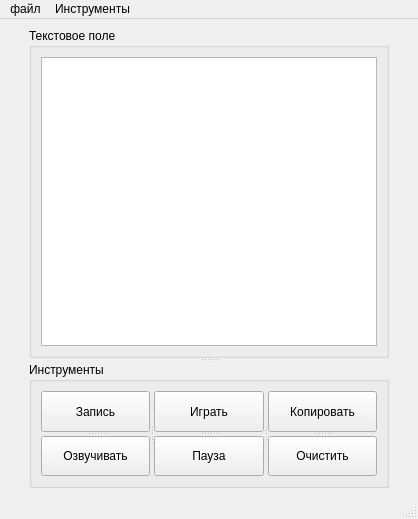
<?xml version="1.0" encoding="UTF-8"?>
<ui version="4.0">
 <class>MainWindow</class>
 <widget class="QMainWindow" name="MainWindow">
  <property name="geometry">
   <rect>
    <x>0</x>
    <y>0</y>
    <width>418</width>
    <height>519</height>
   </rect>
  </property>
  <property name="windowTitle">
   <string>MainWindow</string>
  </property>
  <widget class="QWidget" name="centralwidget">
   <layout class="QHBoxLayout" name="horizontalLayout_2">
    <item>
     <spacer name="verticalSpacer_3">
      <property name="orientation">
       <enum>Qt::Vertical</enum>
      </property>
      <property name="sizeHint" stdset="0">
       <size>
        <width>20</width>
        <height>40</height>
       </size>
      </property>
     </spacer>
    </item>
    <item>
     <widget class="QSplitter" name="splitter_4">
      <property name="orientation">
       <enum>Qt::Vertical</enum>
      </property>
      <widget class="QGroupBox" name="groupBox_text_field">
       <property name="title">
        <string>Текстовое поле</string>
       </property>
       <layout class="QHBoxLayout" name="horizontalLayout">
        <item>
         <widget class="QPlainTextEdit" name="plainTextEdit">
          <property name="lineWrapMode">
           <enum>QPlainTextEdit::NoWrap</enum>
          </property>
         </widget>
        </item>
       </layout>
      </widget>
      <widget class="QGroupBox" name="groupBox_tools">
       <property name="title">
        <string>Инструменты</string>
       </property>
       <layout class="QVBoxLayout" name="verticalLayout">
        <item>
         <widget class="QSplitter" name="splitter">
          <property name="orientation">
           <enum>Qt::Horizontal</enum>
          </property>
          <widget class="QSplitter" name="splitter_1">
           <property name="orientation">
            <enum>Qt::Vertical</enum>
           </property>
           <widget class="QPushButton" name="btn_record">
            <property name="cursor">
             <cursorShape>PointingHandCursor</cursorShape>
            </property>
            <property name="text">
             <string>Запись</string>
            </property>
            <property name="icon">
             <iconset>
              <normaloff>image/icon_record.svg</normaloff>image/icon_record.svg</iconset>
            </property>
            <property name="shortcut">
             <string>Alt+M</string>
            </property>
           </widget>
           <widget class="QPushButton" name="btn_vocalize">
            <property name="cursor">
             <cursorShape>PointingHandCursor</cursorShape>
            </property>
            <property name="text">
             <string>Озвучивать</string>
            </property>
            <property name="icon">
             <iconset>
              <normaloff>image/icon_volume.svg</normaloff>image/icon_volume.svg</iconset>
            </property>
            <property name="shortcut">
             <string>Alt+V</string>
            </property>
           </widget>
          </widget>
          <widget class="QSplitter" name="splitter_2">
           <property name="orientation">
            <enum>Qt::Vertical</enum>
           </property>
           <widget class="QPushButton" name="btn_play">
            <property name="cursor">
             <cursorShape>PointingHandCursor</cursorShape>
            </property>
            <property name="text">
             <string>Играть</string>
            </property>
            <property name="icon">
             <iconset>
              <normaloff>image/icon_play.svg</normaloff>image/icon_play.svg</iconset>
            </property>
           </widget>
           <widget class="QPushButton" name="btn_pause">
            <property name="cursor">
             <cursorShape>PointingHandCursor</cursorShape>
            </property>
            <property name="text">
             <string>Пауза</string>
            </property>
            <property name="icon">
             <iconset>
              <normaloff>image/icon_pause.svg</normaloff>image/icon_pause.svg</iconset>
            </property>
           </widget>
          </widget>
          <widget class="QSplitter" name="splitter_3">
           <property name="orientation">
            <enum>Qt::Vertical</enum>
           </property>
           <widget class="QPushButton" name="btn_copy">
            <property name="cursor">
             <cursorShape>PointingHandCursor</cursorShape>
            </property>
            <property name="text">
             <string>Копировать</string>
            </property>
            <property name="icon">
             <iconset>
              <normaloff>image/icon_copy.svg</normaloff>image/icon_copy.svg</iconset>
            </property>
            <property name="shortcut">
             <string>Alt+C</string>
            </property>
           </widget>
           <widget class="QPushButton" name="btn_clear">
            <property name="cursor">
             <cursorShape>PointingHandCursor</cursorShape>
            </property>
            <property name="text">
             <string>Очистить</string>
            </property>
            <property name="icon">
             <iconset>
              <normaloff>image/icon_trash.svg</normaloff>image/icon_trash.svg</iconset>
            </property>
            <property name="shortcut">
             <string>Alt+X</string>
            </property>
           </widget>
          </widget>
         </widget>
        </item>
       </layout>
      </widget>
     </widget>
    </item>
    <item>
     <spacer name="verticalSpacer_4">
      <property name="orientation">
       <enum>Qt::Vertical</enum>
      </property>
      <property name="sizeHint" stdset="0">
       <size>
        <width>20</width>
        <height>40</height>
       </size>
      </property>
     </spacer>
    </item>
   </layout>
  </widget>
  <widget class="QMenuBar" name="menubar">
   <property name="geometry">
    <rect>
     <x>0</x>
     <y>0</y>
     <width>418</width>
     <height>22</height>
    </rect>
   </property>
   <widget class="QMenu" name="menu_file">
    <property name="title">
     <string>файл</string>
    </property>
    <addaction name="action_add_document"/>
    <addaction name="action_open"/>
    <addaction name="action_clock_five"/>
    <addaction name="separator"/>
    <addaction name="action_save"/>
    <addaction name="separator"/>
    <addaction name="action_exit"/>
   </widget>
   <widget class="QMenu" name="menu_tools">
    <property name="title">
     <string>Инструменты</string>
    </property>
    <addaction name="action_record"/>
    <addaction name="action_vocalize"/>
    <addaction name="action_play"/>
    <addaction name="action_pause"/>
    <addaction name="action_copy"/>
    <addaction name="action_clear"/>
   </widget>
   <addaction name="menu_file"/>
   <addaction name="menu_tools"/>
  </widget>
  <widget class="QStatusBar" name="statusbar"/>
  <action name="action_record">
   <property name="icon">
    <iconset>
     <normaloff>image/icon_record.svg</normaloff>image/icon_record.svg</iconset>
   </property>
   <property name="text">
    <string>Записть</string>
   </property>
   <property name="shortcut">
    <string>Alt+M</string>
   </property>
  </action>
  <action name="action_vocalize">
   <property name="icon">
    <iconset>
     <normaloff>image/icon_volume.svg</normaloff>image/icon_volume.svg</iconset>
   </property>
   <property name="text">
    <string>Озвучивать</string>
   </property>
   <property name="shortcut">
    <string>Alt+V</string>
   </property>
  </action>
  <action name="action_play">
   <property name="icon">
    <iconset>
     <normaloff>image/icon_play.svg</normaloff>image/icon_play.svg</iconset>
   </property>
   <property name="text">
    <string>Играть</string>
   </property>
  </action>
  <action name="action_pause">
   <property name="icon">
    <iconset>
     <normaloff>image/icon_pause.svg</normaloff>image/icon_pause.svg</iconset>
   </property>
   <property name="text">
    <string>Пауза</string>
   </property>
  </action>
  <action name="action_copy">
   <property name="icon">
    <iconset>
     <normaloff>image/icon_copy.svg</normaloff>image/icon_copy.svg</iconset>
   </property>
   <property name="text">
    <string>Копировать</string>
   </property>
   <property name="shortcut">
    <string>Alt+C</string>
   </property>
  </action>
  <action name="action_clear">
   <property name="icon">
    <iconset>
     <normaloff>image/icon_trash.svg</normaloff>image/icon_trash.svg</iconset>
   </property>
   <property name="text">
    <string>Очистить</string>
   </property>
   <property name="shortcut">
    <string>Alt+X</string>
   </property>
  </action>
  <action name="action_add_document">
   <property name="icon">
    <iconset>
     <normaloff>image/icon_add_document.svg</normaloff>image/icon_add_document.svg</iconset>
   </property>
   <property name="text">
    <string>Новый...</string>
   </property>
   <property name="shortcut">
    <string>Ctrl+N</string>
   </property>
  </action>
  <action name="action_open">
   <property name="icon">
    <iconset>
     <normaloff>image/icon_open.svg</normaloff>image/icon_open.svg</iconset>
   </property>
   <property name="text">
    <string>Открыть...</string>
   </property>
   <property name="shortcut">
    <string>Ctrl+O</string>
   </property>
  </action>
  <action name="action_save">
   <property name="icon">
    <iconset>
     <normaloff>image/icon_save.svg</normaloff>image/icon_save.svg</iconset>
   </property>
   <property name="text">
    <string>Сохранить как...</string>
   </property>
   <property name="shortcut">
    <string>Ctrl+Shift+S</string>
   </property>
  </action>
  <action name="action_exit">
   <property name="icon">
    <iconset>
     <normaloff>image/icon_exit_2.svg</normaloff>image/icon_exit_2.svg</iconset>
   </property>
   <property name="text">
    <string>Выход</string>
   </property>
  </action>
  <action name="action_clock_five">
   <property name="icon">
    <iconset>
     <normaloff>image/icon_clock_five.svg</normaloff>image/icon_clock_five.svg</iconset>
   </property>
   <property name="text">
    <string>Последний текст</string>
   </property>
  </action>
 </widget>
 <resources/>
 <connections/>
</ui>
